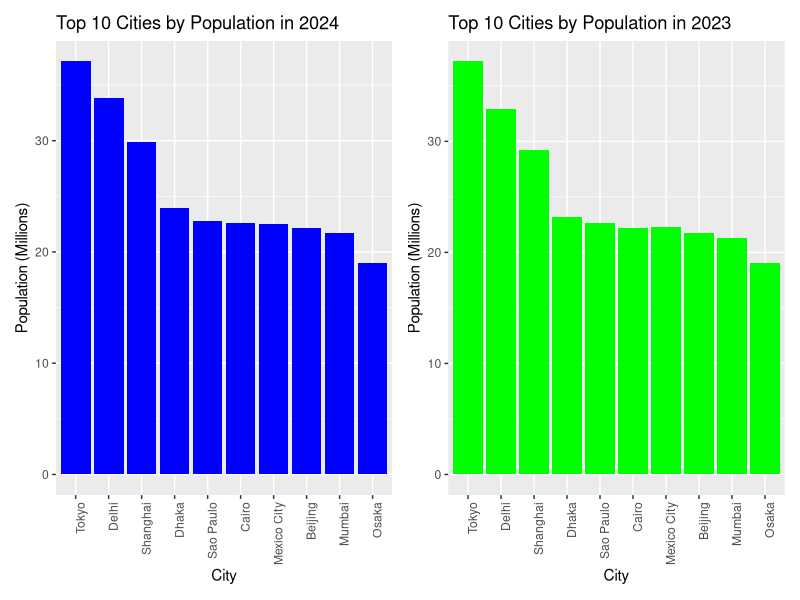
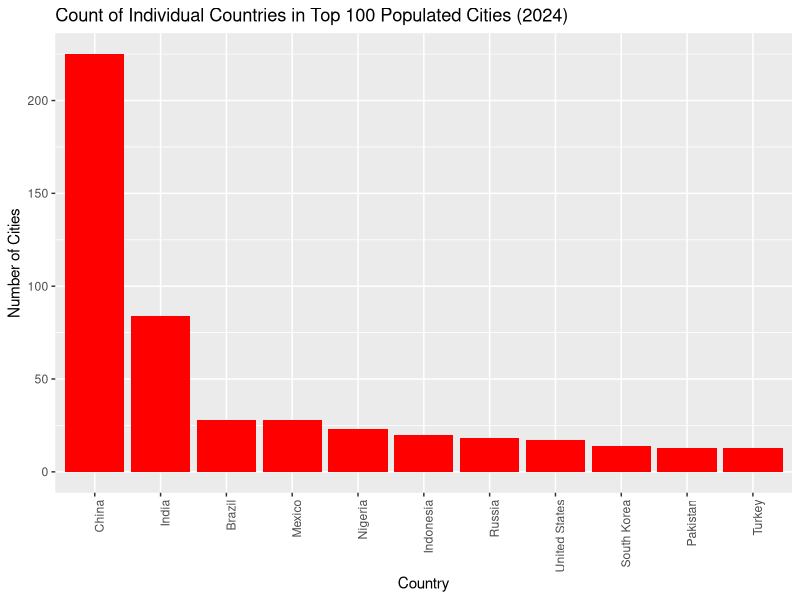
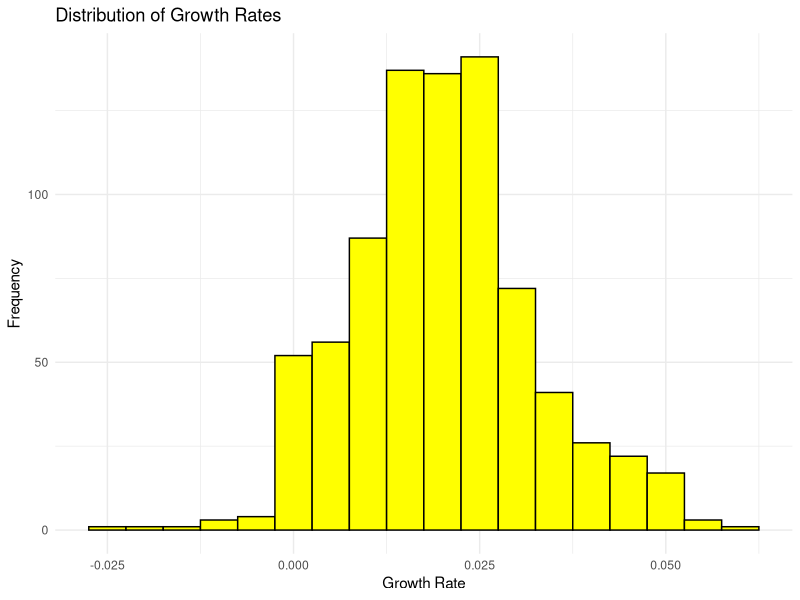
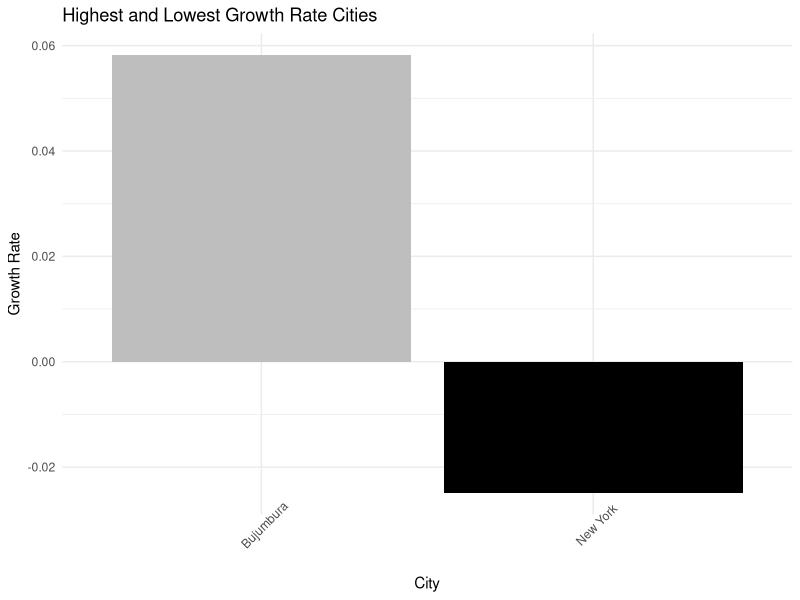
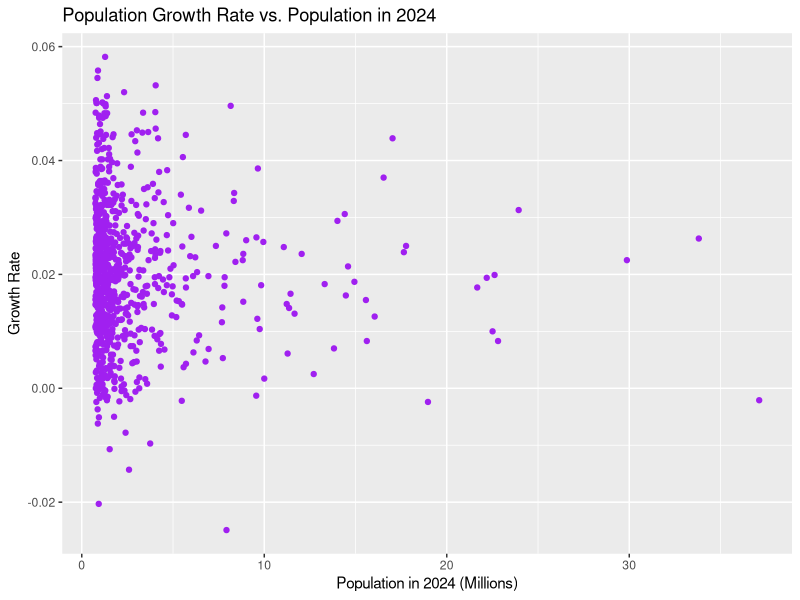
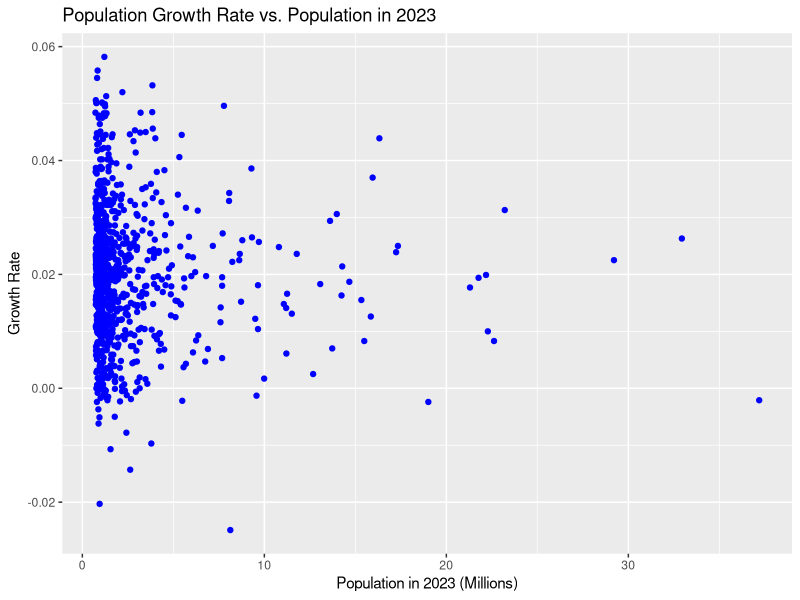

Recreate these plots in R, in order.
## ---- chunk 1
library(ggplot2)
library(dplyr)
library(patchwork)
  

setwd("/Users/saikalyangurumanchi/Library/CloudStorage/OneDrive-CentralMichiganUniversity/Summer-581/Assignement-2")
#Importing the CSV data into R
City_by_population <- read.csv("World Populated Cities.csv")
#View(City_by_population)

#Data Cleaning
#Viewing current column names
colnames(City_by_population)
#Changing column names
new_names <- c("Rank", "City", "Country", "Population_2024", "Population_2023", "Growth_Rate")
#Assigning the new column names to the data set
colnames(City_by_population) <- new_names 
#Checking the datatypes of the dataframe
glimpse(City_by_population) 
#Checking for N/A or missing values
sum(is.na(City_by_population)) 
#removing duplicates
City_by_population <- City_by_population[!duplicated(City_by_population), ] 
#For the first row the rank was 0 so added with 1 to the column make it as 1
City_by_population$Rank = City_by_population$Rank+1 
#creating new column to show the data in millions for Population_2024 column
City_by_population$Population_2024_Millions = round(City_by_population$Population_2024 / 1000000, 2)
#creating new column to show the data in millions for Population_2023 column
City_by_population$Population_2023_Millions = round(City_by_population$Population_2023 / 1000000, 2)
#Removing Population_2024 and Population_2023 columns from the dataset
City_by_population <- City_by_population[, !names(City_by_population) == "Population_2024"] 
City_by_population <- City_by_population[, !names(City_by_population) == "Population_2023"] 


#Comparison of Population in 2023 and 2024 for Top 10 Cities:
# Select the top 10 cities based on the population in 2024
top_10_cities_2024 <- City_by_population %>%
  arrange(desc(Population_2024_Millions)) %>%
  head(10)

# Plot for 2024
plot_2024 <- ggplot(top_10_cities_2024, aes(x = reorder(City, -Population_2024_Millions), y = Population_2024_Millions)) +
  geom_bar(stat = "identity", fill = "blue") +
  labs(title = "Top 10 Cities by Population in 2024",
       x = "City",
       y = "Population (Millions)") +
  theme(axis.text.x = element_text(angle = 90, hjust = 1))

# Plot for 2023

# Select the top 10 cities based on the population in 2023
top_10_cities_2023 <- City_by_population %>%
  arrange(desc(Population_2023_Millions)) %>%
  head(10)

plot_2023 <- ggplot(top_10_cities_2023, aes(x = reorder(City, -Population_2024_Millions), y = Population_2023_Millions)) +
  geom_bar(stat = "identity", fill = "green") +
  labs(title = "Top 10 Cities by Population in 2023",
       x = "City",
       y = "Population (Millions)") +
  theme(axis.text.x = element_text(angle = 90, hjust = 1))

# Combine the two plots side by side
combined_plot <- plot_2024 + plot_2023

# Display the combined plot
combined_plot


#Top 10 countries who has most populated cities
top_countries <- City_by_population %>%
  group_by(Country) %>%
  summarise(City_Count = n()) %>%
  arrange(desc(City_Count)) %>%
  top_n(10, City_Count)
ggplot(top_countries, aes(x = reorder(Country, -City_Count), y = City_Count)) +
  geom_bar(stat = "identity", fill = "red") +
  labs(title = "Count of Individual Countries in Top 100 Populated Cities (2024)",
       x = "Country",
       y = "Number of Cities") +
  theme(axis.text.x = element_text(angle = 90, hjust = 1))


#Histogram of growth rates
ggplot(City_by_population, aes(x = Growth_Rate)) +
  geom_histogram(binwidth = 0.005, fill = "yellow", color = "black") +
  labs(title = "Distribution of Growth Rates",
       x = "Growth Rate",
       y = "Frequency") +
  theme_minimal()


# finding the highest and lowest Growth_rate cities
highest_growth <- City_by_population[City_by_population$Growth_Rate == max(City_by_population$Growth_Rate), ]
lowest_growth <- City_by_population[City_by_population$Growth_Rate == min(City_by_population$Growth_Rate), ]

# Create a data frame for highest and lowest growth rate cities
highest_lowest_growth <- rbind(highest_growth, lowest_growth)

# Convert City to a factor with specified levels for ordering in the plot
highest_lowest_growth$City <- factor(highest_lowest_growth$City, levels = highest_lowest_growth$City)

# Create the bar plot
ggplot(highest_lowest_growth, aes(x = City, y = Growth_Rate, fill = Growth_Rate > 0)) +
  geom_bar(stat = "identity", position = "dodge") +
  scale_fill_manual(values = c("black", "grey"), guide = FALSE) +
  labs(title = "Highest and Lowest Growth Rate Cities",
       x = "City",
       y = "Growth Rate") +
  theme_minimal() +
  theme(axis.text.x = element_text(angle = 45, hjust = 0.5))


#Scatter Plot of Population Growth Rate vs. Population in 2024
ggplot(City_by_population, aes(x = Population_2024_Millions, y = Growth_Rate)) +
  geom_point(color = "purple") +
  labs(title = "Population Growth Rate vs. Population in 2024",
       x = "Population in 2024 (Millions)",
       y = "Growth Rate")

#Scatter Plot of Population Growth Rate vs. Population in 2023
  
ggplot(City_by_population, aes(x = Population_2023_Millions, y = Growth_Rate)) +
  geom_point(color = "blue") +
  labs(title = "Population Growth Rate vs. Population in 2023",
       x = "Population in 2023 (Millions)",
       y = "Growth Rate")


